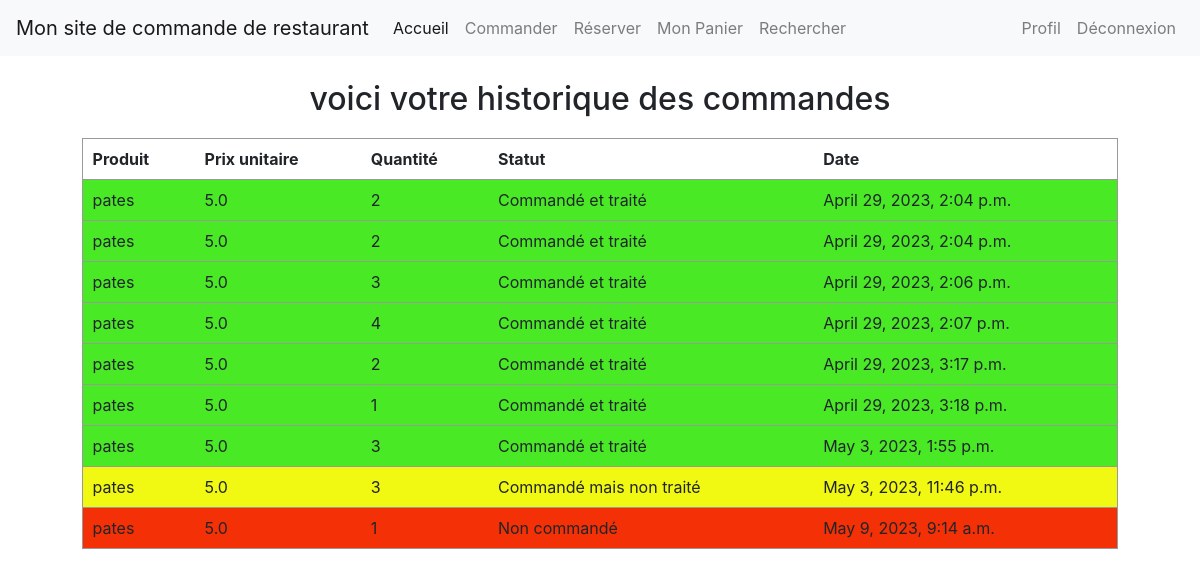
/commande (signed in), run on the app's committed database.
### app1/models.py (models this page shows, shortened)
class Order(models.Model):
    user = models.ForeignKey(settings.AUTH_USER_MODEL, on_delete=models.CASCADE, null=True, blank=True)
    product = models.ForeignKey('Product', on_delete=models.CASCADE)
    quantity = models.IntegerField(default=1)
    ordered = models.BooleanField(default=False)
    ordered_date = ordered_date = models.DateTimeField(auto_now_add=True, null=True)
    processed = models.BooleanField(default=False)

class Product(models.Model):
    name = models.CharField(max_length=128)
    slug = models.SlugField(unique=True, max_length=255, blank=True, null=True, editable=False)
    price = models.FloatField(default=0.0)
    description = models.TextField(blank=True)
    thumbnail = models.ImageField(upload_to="products", blank=True, null=True)
    restaurant = models.ForeignKey(Restaurant, on_delete=models.CASCADE, related_name='products')    # menu = models.ForeignKey(Menu, on_delete=models.CASCADE, related_name='products')

### app1/views.py (the view)
# urls.py: path('commande', views.commande, name='commande'),
def commande (request):
    user = request.user
    orders = Order.objects.filter(user = user)
    return render(request, 'app1/commandes.html', {'user':user, 'orders':orders})

### templates/app1/commandes.html
{% extends 'base.html' %}
{% block content %}
<center>
    <h2>
        voici votre historique des commandes {{user.name}}
    </h2>
    <table style="width: 90%; margin: 20px;">
        <thead>
          <tr style="border: 1px solid #999;">
            <th style="padding: 10px;">Produit</th>
            <th style="padding: 10px;">Prix unitaire</th>
            <th style="padding: 10px;">Quantité</th>
            <th style="padding: 10px;">Statut</th>
            <th style="padding: 10px;">Date</th>
          </tr>
        </thead>
        <tbody>
          {% for order in orders %}
          <tr style="{% if order.ordered and order.processed %}background-color: #49E926;{% elif not order.ordered %}background-color: #F43006;{% else %}background-color: #F1F812;{% endif %} border: 1px solid #999;">
            <td style="padding: 10px;">{{ order.product.name }}</td>
            <td style="padding: 10px;">{{ order.product.price }}</td>
            <td style="padding: 10px;">{{ order.quantity }}</td>
            <td style="padding: 10px;">{% if order.ordered %}{% if order.processed %}Commandé et traité{% else %}Commandé mais non traité{% endif %}{% else %}Non commandé{% endif %}</td>
            <td style="padding: 10px;">{{ order.ordered_date }}</td>
          </tr>
          {% endfor %}
        </tbody>
      </table>
</center>
{% endblock %}

### templates/base.html (shortened to what this page needs)
<html lang="en">
<head>
    <link rel="stylesheet" href="https://maxcdn.bootstrapcdn.com/bootstrap/4.0.0/css/bootstrap.min.css">
</head>
<body>
    <nav class="navbar navbar-expand-lg navbar-light bg-light">
		<a class="navbar-brand" href="#">Mon site de commande de restaurant</a>
		<div class="collapse navbar-collapse" id="navbarNav">
			<ul class="navbar-nav">
				<li class="nav-item active">
					<a class="nav-link" href="{% url 'home' %}">Accueil</a>
				</li>
				{% if user.is_authenticated %}
				{% for group in user.groups.all %}
        		{% if group.name == 'Client' %}
				<li class="nav-item">
					<a class="nav-link" href="{% url 'commande' %}">Commander</a>
				</li>
				<li class="nav-item">
					<a class="nav-link" href="#">Réserver</a>
				</li>
				<li class="nav-item">
					<a class="nav-link" href="{% url 'cart' %}">Mon Panier</a>
				</li>
				<li class="nav-item">
					<a class="nav-link" href="{% url 'search' %}">Rechercher</a>
				</li>
				{% endif %}
				{% endfor %}
				{% endif %}
			</ul>
			<ul class="navbar-nav ml-auto">
				{% if user.is_authenticated %}
				<li class="nav-item">
					<a class="nav-link" href="#">Profil</a>
				</li>
				<li class="nav-item">
					<a class="nav-link" href="{% url 'logout' %}">Déconnexion</a>
				</li>
				{% endif %}
			</ul>
		</div>
	</nav>
	<div class="m-4">
		{% block content %}
   		{% endblock %}
	</div>
</body>
</html>

### templates/base.html (style rules this page uses)
html { height: 100%; }
body { background-size: cover; background-repeat: no-repeat; background-position: center center; height: 100%; }

### data on the page
Order: product.name "pates", product.price "5.0", quantity "2", ordered "Commandé et traité", ordered_date "April 29, 2023, 2:04 p.m."
Order: product.name "pates", product.price "5.0", quantity "2", ordered "Commandé et traité", ordered_date "April 29, 2023, 2:04 p.m."
Order: product.name "pates", product.price "5.0", quantity "3", ordered "Commandé et traité", ordered_date "April 29, 2023, 2:06 p.m."
Order: product.name "pates", product.price "5.0", quantity "4", ordered "Commandé et traité", ordered_date "April 29, 2023, 2:07 p.m."
Order: product.name "pates", product.price "5.0", quantity "2", ordered "Commandé et traité", ordered_date "April 29, 2023, 3:17 p.m."
Order: product.name "pates", product.price "5.0", quantity "1", ordered "Commandé et traité", ordered_date "April 29, 2023, 3:18 p.m."
Order: product.name "pates", product.price "5.0", quantity "3", ordered "Commandé et traité", ordered_date "May 3, 2023, 1:55 p.m."
Order: product.name "pates", product.price "5.0", quantity "3", ordered "Commandé mais non traité", ordered_date "May 3, 2023, 11:46 p.m."
Order: product.name "pates", product.price "5.0", quantity "1", ordered "Non commandé", ordered_date "May 9, 2023, 9:14 a.m."
